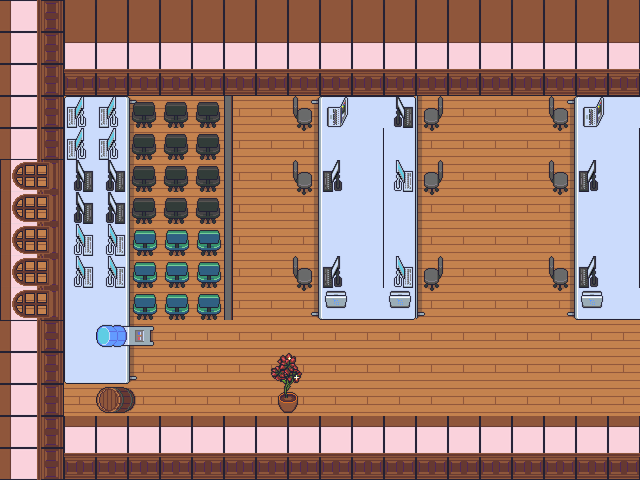

The image is a tile-based game level rendered from a .tmx file. Its description and source (layers, tilesets, objects; grid data summarised) follow:
An orthogonal 20x15 tile map with 32x32 px tiles, 5 tile layers (Floor, Wall, ItemsPutOnTheFloor, Chair, ...), 2 tilesets.

<map version="1.10" tiledversion="1.11.2" orientation="orthogonal" renderorder="right-down" width="20" height="15" tilewidth="32" tileheight="32" infinite="0" nextlayerid="6" nextobjectid="1">
 <tileset firstgid="1" source="Icon.tsx" />
 <tileset firstgid="120" source="ImageIcon2.tsx" />
 <layer id="1" name="Floor" width="20" height="15">
  <data>[300 cells, 300 non-empty, 1 distinct tile ids]</data>
 </layer>
 <layer id="2" name="Wall" width="20" height="15">
  <data>[300 cells, 117 non-empty, 6 distinct tile ids]</data>
 </layer>
 <layer id="3" name="ItemsPutOnTheFloor" width="20" height="15">
  <data>[300 cells, 93 non-empty, 11 distinct tile ids]</data>
 </layer>
 <layer id="4" name="Chair" width="20" height="15">
  <data>[300 cells, 47 non-empty, 14 distinct tile ids]</data>
 </layer>
 <layer id="5" name="ItemsPutOnTheDesk" width="20" height="15">
  <data>[300 cells, 24 non-empty, 6 distinct tile ids]</data>
 </layer>
</map>
